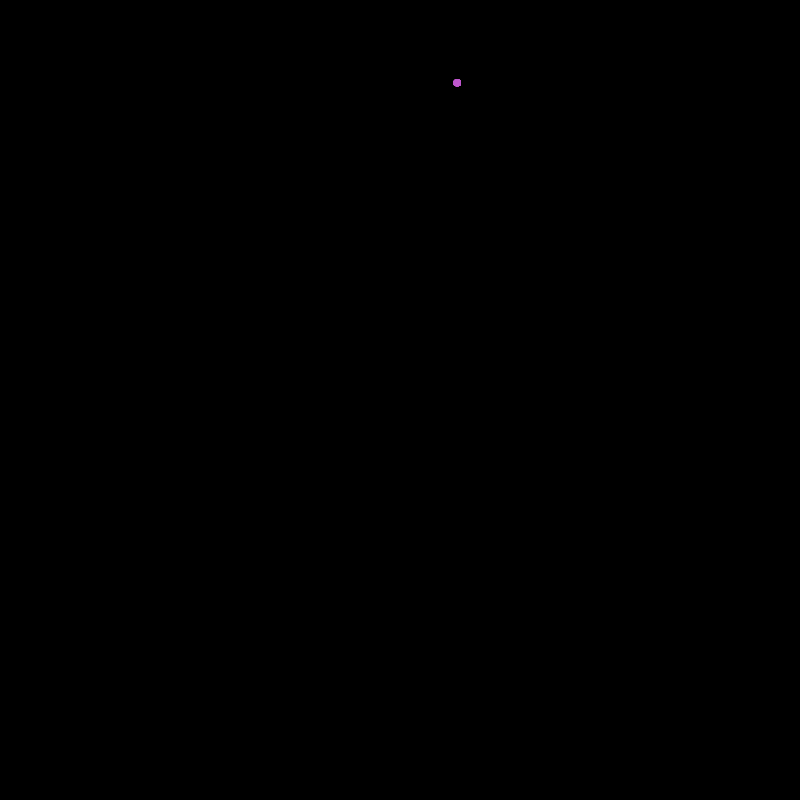
Frame 1 (no input)
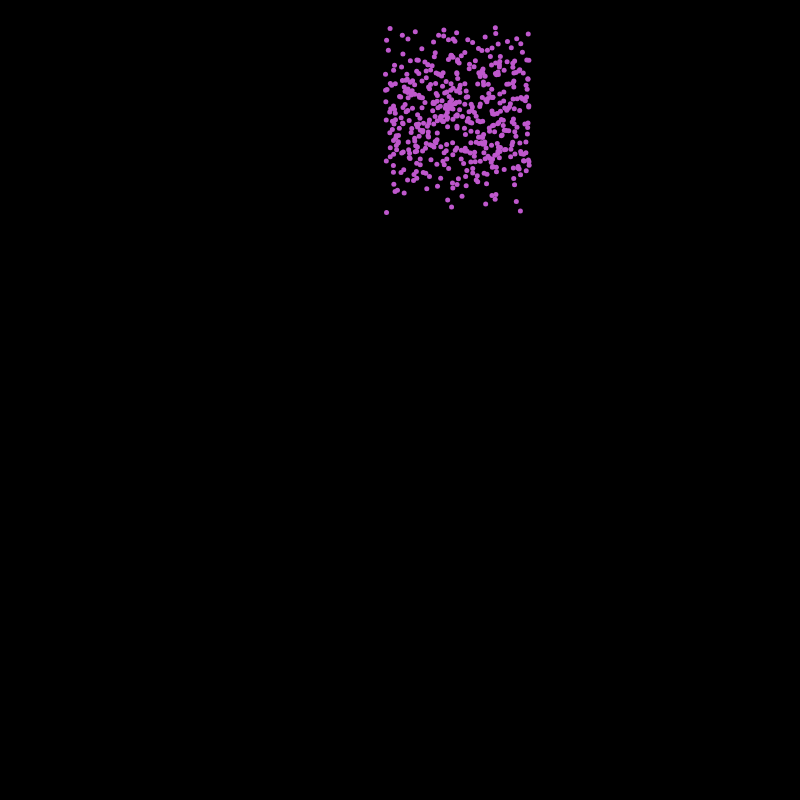
Frame 60 (no input)
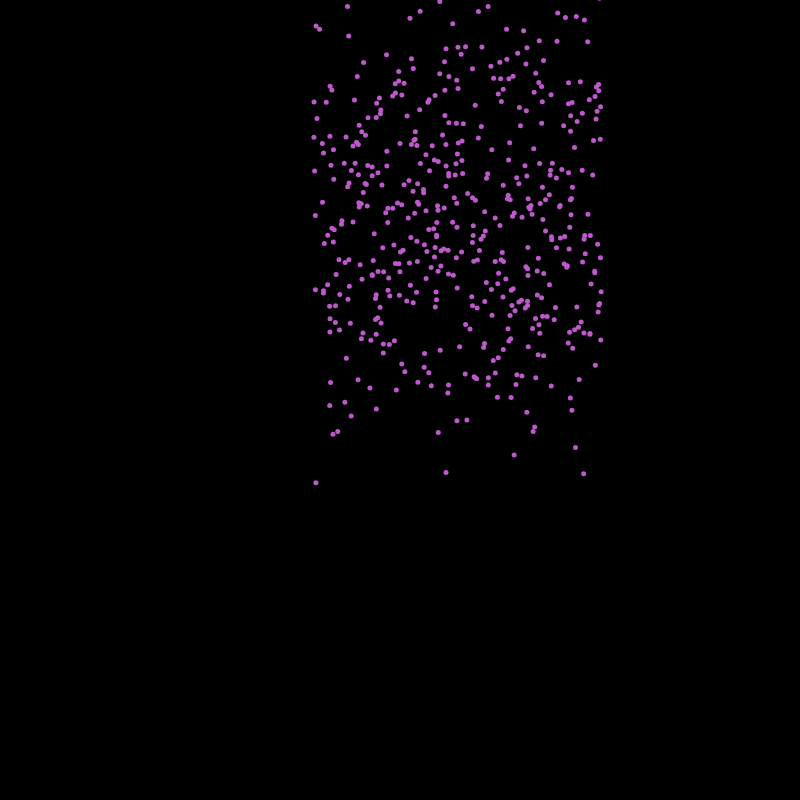
Frame 120 (the mouse pressed at the canvas centre since frame 60)

The p5.js sketch that drew these frames (run headless with seeded random() and noise() and a simulated clock; from frame 60 on, the mouse is pressed at the canvas centre):

// p5.js sketch
// ── sketch.js
let fireworkArray = [];

function setup() {
  createCanvas(800, 800);

  let numFireworks = 500;
  let position = createVector(random(width/3.0, (2.0/3.0) * width), random(0, height/2));
  let randomColor = color(random(255), random(255), random(255));

  for (let i = 0; i < numFireworks; i++) {
    let firework = new FireworkParticle();
    firework.reset(position, randomColor);
    fireworkArray.push(firework);
  }
}

function draw() {
  background(0);
  for (let i = 0; i < fireworkArray.length; i++) {
    let firework = fireworkArray[i];
    firework.update();
    firework.display();
  }
}

function FireworkParticle() {
  this.fireworkColor;
  this.position;
  this.velocity;
  this.acceleration;
  this.alpha;
  this.fireworkSize;

  this.reset = function(position, fireworkColor) {
    this.position = createVector(position.x, position.y);
    this.fireworkColor = fireworkColor;

    this.velocity = createVector(random(-1.2, 1.2), random(-1, 1));
    this.acceleration = createVector(0, random(0, 0.04));

    this.fireworkSize = 5;
  }

  this.update = function() {
    this.velocity.add(this.acceleration);
    this.position.add(this.velocity);
  }

  this.display = function() {
    noStroke();
    fill(this.fireworkColor);
    ellipse(this.position.x, this.position.y, this.fireworkSize, this.fireworkSize);
  }
}
